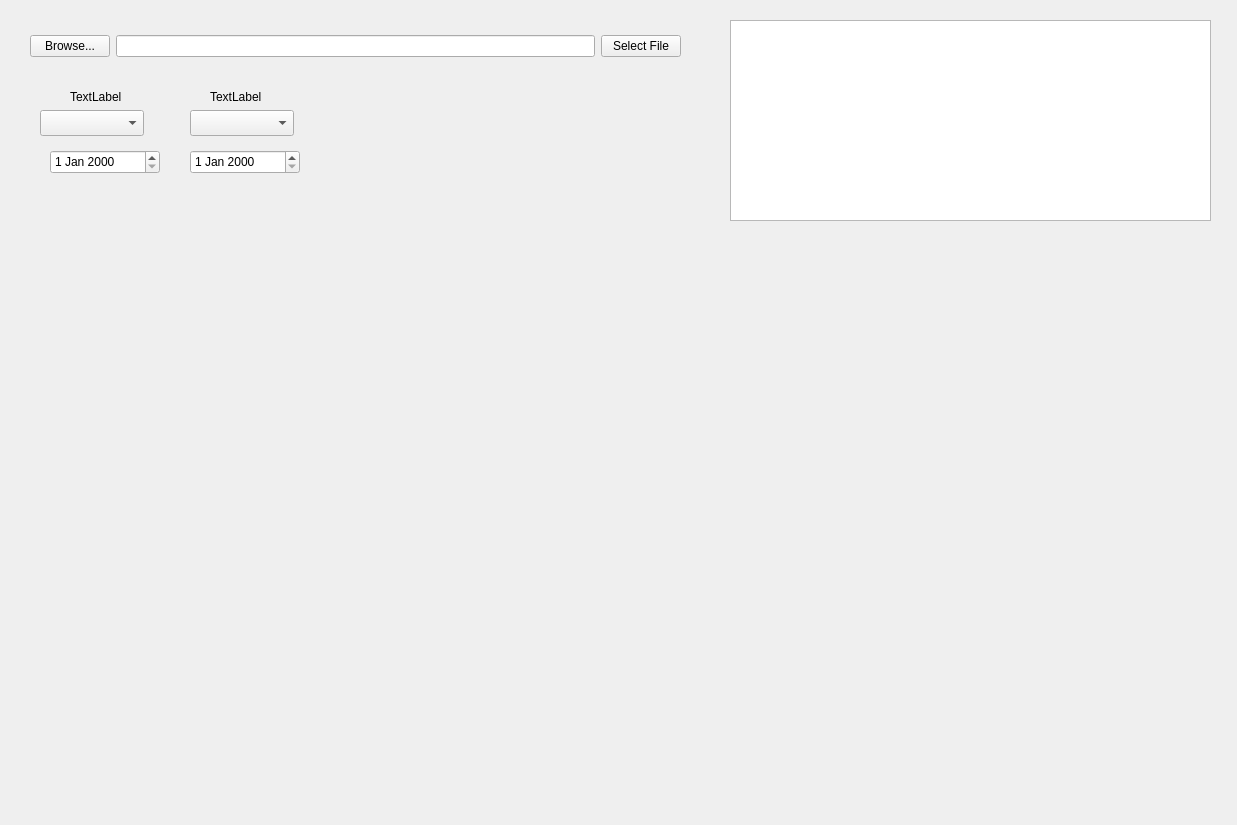
<?xml version="1.0" encoding="UTF-8"?>
<ui version="4.0">
 <class>Form</class>
 <widget class="QWidget" name="Form">
  <property name="geometry">
   <rect>
    <x>0</x>
    <y>0</y>
    <width>1237</width>
    <height>825</height>
   </rect>
  </property>
  <property name="windowTitle">
   <string>Form</string>
  </property>
  <widget class="QComboBox" name="comboBox">
   <property name="geometry">
    <rect>
     <x>40</x>
     <y>110</y>
     <width>104</width>
     <height>26</height>
    </rect>
   </property>
  </widget>
  <widget class="QDateEdit" name="dateEdit">
   <property name="geometry">
    <rect>
     <x>50</x>
     <y>150</y>
     <width>110</width>
     <height>24</height>
    </rect>
   </property>
  </widget>
  <widget class="QDateEdit" name="dateEdit_2">
   <property name="geometry">
    <rect>
     <x>190</x>
     <y>150</y>
     <width>110</width>
     <height>24</height>
    </rect>
   </property>
  </widget>
  <widget class="QComboBox" name="comboBox_2">
   <property name="geometry">
    <rect>
     <x>190</x>
     <y>110</y>
     <width>104</width>
     <height>26</height>
    </rect>
   </property>
  </widget>
  <widget class="QLabel" name="label">
   <property name="geometry">
    <rect>
     <x>70</x>
     <y>90</y>
     <width>56</width>
     <height>13</height>
    </rect>
   </property>
   <property name="text">
    <string>TextLabel</string>
   </property>
  </widget>
  <widget class="QTextBrowser" name="textBrowser">
   <property name="geometry">
    <rect>
     <x>730</x>
     <y>20</y>
     <width>481</width>
     <height>201</height>
    </rect>
   </property>
  </widget>
  <widget class="QLabel" name="label_2">
   <property name="geometry">
    <rect>
     <x>210</x>
     <y>90</y>
     <width>56</width>
     <height>13</height>
    </rect>
   </property>
   <property name="text">
    <string>TextLabel</string>
   </property>
  </widget>
  <widget class="QWidget" name="layoutWidget">
   <property name="geometry">
    <rect>
     <x>30</x>
     <y>30</y>
     <width>651</width>
     <height>33</height>
    </rect>
   </property>
   <layout class="QHBoxLayout" name="horizontalLayout">
    <item>
     <widget class="QPushButton" name="pushButton">
      <property name="text">
       <string>Browse...</string>
      </property>
     </widget>
    </item>
    <item>
     <widget class="QLineEdit" name="lineEdit"/>
    </item>
    <item>
     <widget class="QPushButton" name="pushButton_2">
      <property name="text">
       <string>Select File</string>
      </property>
     </widget>
    </item>
   </layout>
  </widget>
 </widget>
 <resources/>
 <connections/>
</ui>
